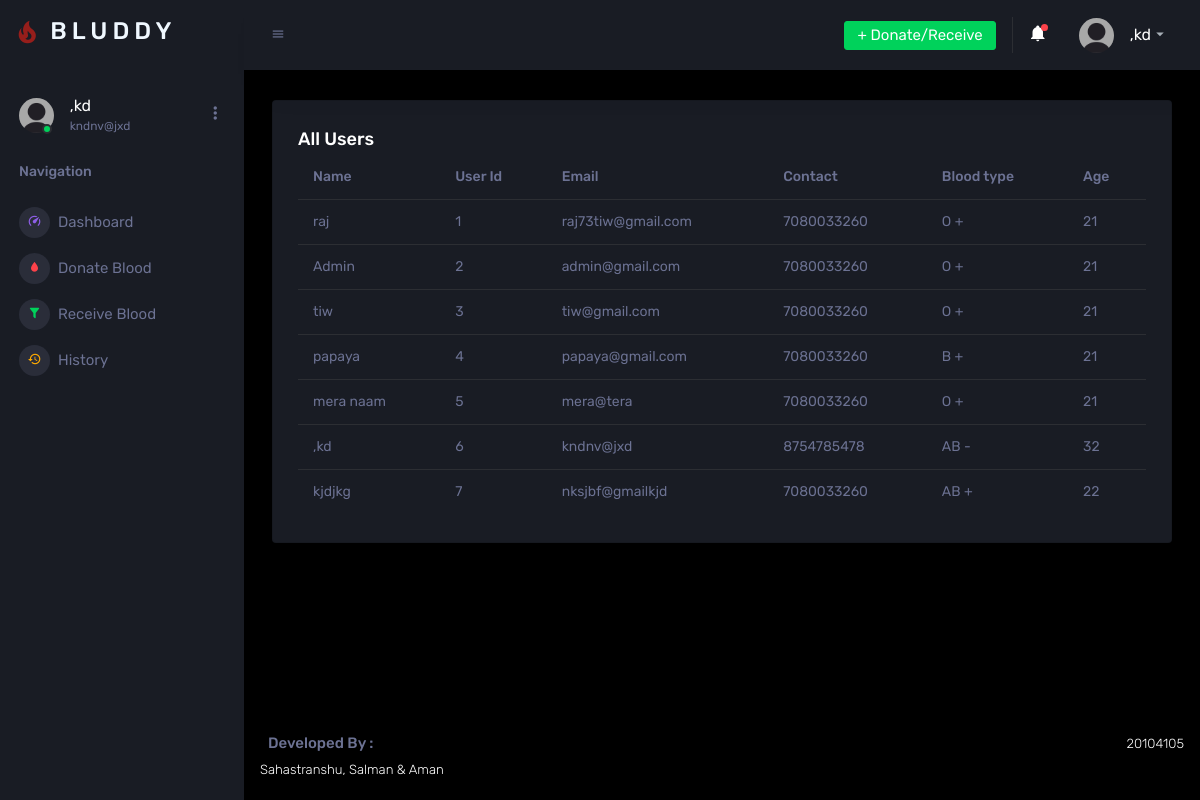
The page /allUsers (signed in) on the database as committed earlier.
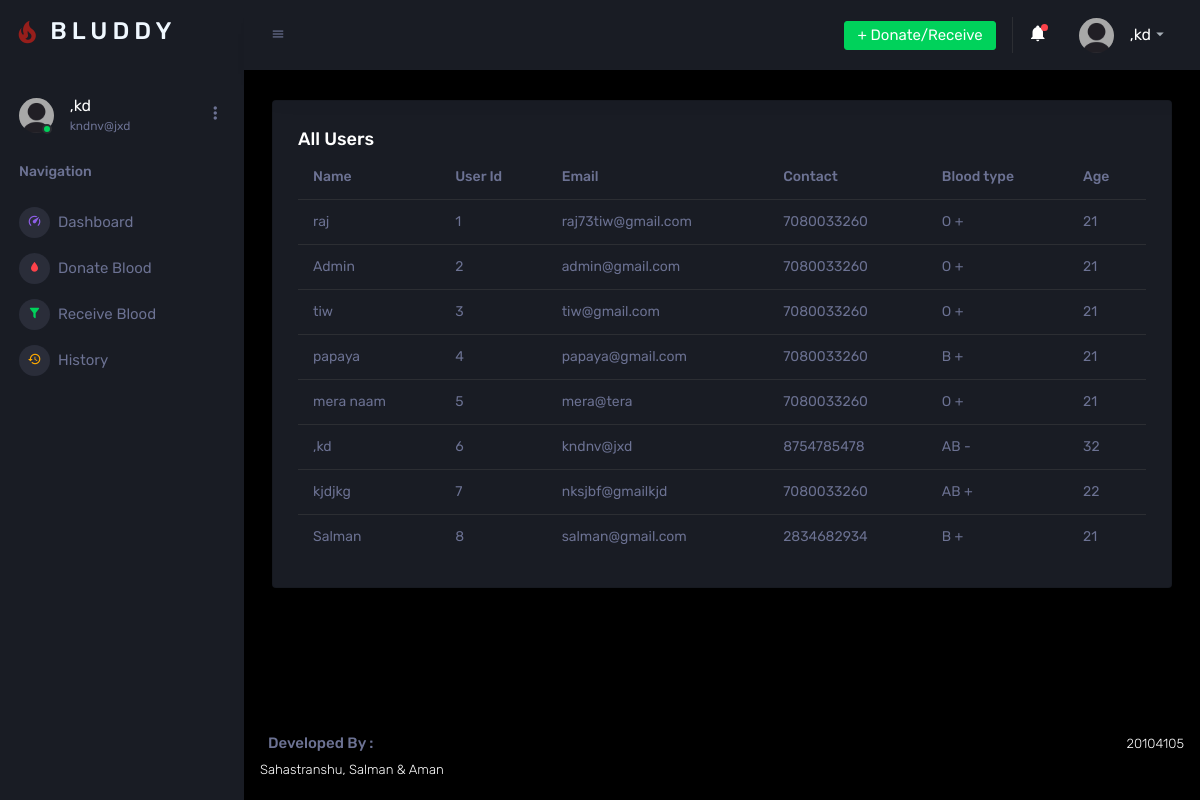
The same page on the database as committed later.
### app.py (models this page shows)
class User( db.Model,UserMixin):
    id =db.Column(db.Integer, primary_key=True)
    name=db.Column(db.String(150),nullable=False)
    age=db.Column(db.Integer,nullable=False)
    email=db.Column(db.String(150),unique=True)
    contact=db.Column(db.Integer,nullable=False)
    blood=db.Column(db.String(30),nullable=False)
    password=db.Column(db.String(150),nullable=False)
    appointments=db.relationship('Appointment',backref='user')
    transactions=db.relationship('Transaction',backref='user')

### app.py (the view)
@app.route("/allUsers",methods=['GET','POST'])
@login_required
def allUsr():
    user_lis=User.query.all()
    return render_template('allUsers.html',user_lis=user_lis)

### app.py (called while the page is built)
@login_manager.user_loader
def load_user(id):
    return User.query.get(int(id))

### templates/allUsers.html
{% extends 'base.html' %} {% block body %}
<div class="row ">
    <div class="col-12 grid-margin">
      <div class="card">
        <div class="card-body">
          <div class="d-flex flex-row justify-content-between">
            <h4 class="card-title mb-1">All Users</h4>
          </div>
          {% if user_lis|length==0 %}
          <h3 class="text-center pt-5" style="  color:rgb(102, 99, 99)">Sorry, no users to show.</h3>
          {% else %}
          <div class="table-responsive">
            <table class="table">
              <thead>
                <tr>
                  <th> Name </th>
                  <th> User Id </th>
                  <th> Email </th>
                  <th> Contact </th>
                  <th> Blood type </th>
                  <th> Age </th>
                </tr>
              </thead>
              <tbody>
                {% for u in user_lis %}
                <tr>
                  <td> {{u.name}}</td>
                  <td> {{u.id}} </td>
                  <td> {{u.email}} </td>
                  <td> {{u.contact}}</td>
                  <td> {{u.blood}} </td>
                  <td> {{u.age}} </td>
                </tr>
                {% endfor %}
              </tbody>
            </table>
          </div>
          {% endif %}
        </div>
      </div>
    </div>
  </div>
{% endblock body %}

### templates/base.html (shortened to what this page needs)
<!DOCTYPE html>
<html lang="en">
<head>
    <link rel="stylesheet" href="../static/vendors/mdi/css/materialdesignicons.min.css">
    <link rel="stylesheet" href="../static/vendors/css/vendor.bundle.base.css">
    <link rel="stylesheet" href="../static/vendors/jvectormap/jquery-jvectormap.css">
    <link rel="stylesheet" href="../static/vendors/flag-icon-css/css/flag-icon.min.css">
    <link rel="stylesheet" href="../static/vendors/owl-carousel-2/owl.carousel.min.css">
    <link rel="stylesheet" href="../static/vendors/owl-carousel-2/owl.theme.default.min.css">
    <link rel="stylesheet" href="../static/css/style.css">
</head>
<body>
    <div class="container-scroller">
        <nav class="sidebar sidebar-offcanvas" id="sidebar">
            <div class="sidebar-brand-wrapper d-none d-lg-flex align-items-center justify-content-center fixed-top">
                <i class="mdi mdi-fire icon-md " style="color: #961e1b; margin-left: 5%; ;"></i>
                <h1 class="sidebar-brand brand-logo" style="color: aliceblue; letter-spacing: 5px;">BLUDDY</h1>
            </div>
            <ul class="nav">
                <li class="nav-item profile pt-3">
                    <div class="profile-desc ">
                        <div class="profile-pic">
                            <div class="count-indicator">
                                <img class="img-xs rounded-circle " src="../static/images/faces/ppic4.png" alt="">
                                <span class="count bg-success"></span>
                            </div>
                            <div class="profile-name">
                                <h5 class="mb-0 font-weight-normal">{{current_user.name}}</h5>
                                <span>{{current_user.email}}</span>
                            </div>
                        </div>
                        <a href="#" id="profile-dropdown" data-toggle="dropdown"><i
                                class="mdi mdi-dots-vertical"></i></a>
                </li>
                {% if current_user.id != 2 %}
                <li class="nav-item nav-category pt-2">
                    <span class="nav-link">Navigation</span>
                </li>
                <li class="nav-item menu-items">
                    <a class="nav-link" href="/user">
                        <span class="menu-icon">
                            <i class="mdi mdi-speedometer"></i>
                        </span>
                        <span class="menu-title">Dashboard</span>
                    </a>
                </li>
                <li class="nav-item menu-items">
                    <a class="nav-link"  href="/donate" aria-expanded="false"
                        aria-controls="ui-basic">
                        <span class="menu-icon">
                            <i class="mdi mdi-water text-danger"></i>
                        </span>
                        <span class="menu-title">Donate Blood</span>
                    </a>
                </li>
                <li class="nav-item menu-items">
                    <a class="nav-link" href="/receive">
                        <span class="menu-icon">
                            <i class="mdi mdi-filter text-success"></i>
                        </span>
                        <span class="menu-title">Receive Blood</span>
                    </a>
                </li>
                <li class="nav-item menu-items">
                    <a class="nav-link" href="/usrHis">
                        <span class="menu-icon">
                            <i class="mdi mdi-history text-warning"></i>
                        </span>
                        <span class="menu-title">History</span>
                    </a>
                </li>
                {% endif %}
            </ul>
        </nav>
        <div class="container-fluid page-body-wrapper">
            <nav class="navbar p-0 fixed-top d-flex flex-row">
                <div class="navbar-menu-wrapper flex-grow d-flex align-items-stretch">
                    <button class="navbar-toggler navbar-toggler align-self-center" type="button"
                        data-toggle="minimize">
                        <span class="mdi mdi-menu"></span>
                    </button>
                    <ul class="navbar-nav navbar-nav-right">
                        {% if current_user.id !=2 %}
                        <li class="nav-item dropdown d-none d-lg-block">
                            <a class="nav-link btn btn-success create-new-button" id="createbuttonDropdown"
                                data-toggle="dropdown" aria-expanded="false" href="#">+ Donate/Receive</a>
                        </li>
                        <li class="nav-item dropdown border-left">
                            <a class="nav-link count-indicator dropdown-toggle" id="notificationDropdown" href="#"
                                data-toggle="dropdown">
                                <i class="mdi mdi-bell"></i>
                                <span class="count bg-danger"></span>
                            </a>
                        </li>
                        {% endif %}
                        <li class="nav-item dropdown">
                            <a class="nav-link" id="profileDropdown" href="#" data-toggle="dropdown">
                                <div class="navbar-profile">
                                    <img class="img-xs rounded-circle" src="../static/images/faces/ppic4.png" alt="">
                                    <p class="mb-0 d-none d-sm-block navbar-profile-name">{{current_user.name}}</p>
                                    <i class="mdi mdi-menu-down d-none d-sm-block"></i>
                                </div>
                            </a>
                        </li>
                    </ul>
                </div>
            </nav>
            <div class="main-panel">
                <div class="content-wrapper">
                    {% block body %}
                    {% endblock body %}
                </div>
                <footer class="footer">
                    <div class="d-sm-flex justify-content-center justify-content-sm-between">
                        <span class=" d-block text-center text-sm-left d-sm-inline-block">
                            <h6 class="text-muted px-2">Developed By :</h6> Sahastranshu, Salman & Aman
                        </span>
                        <span class=" float-none float-sm-right d-block mt-1 mt-sm-0 text-center">20104105 </span>
                    </div>
                </footer>
            </div>
        </div>
    </div>
</body>
</html>

Rows that differ between the two databases and show on the page:
added User: name "Salman", id "8", email "salman@gmail.com", contact "2834682934", blood "B +", age "21"
